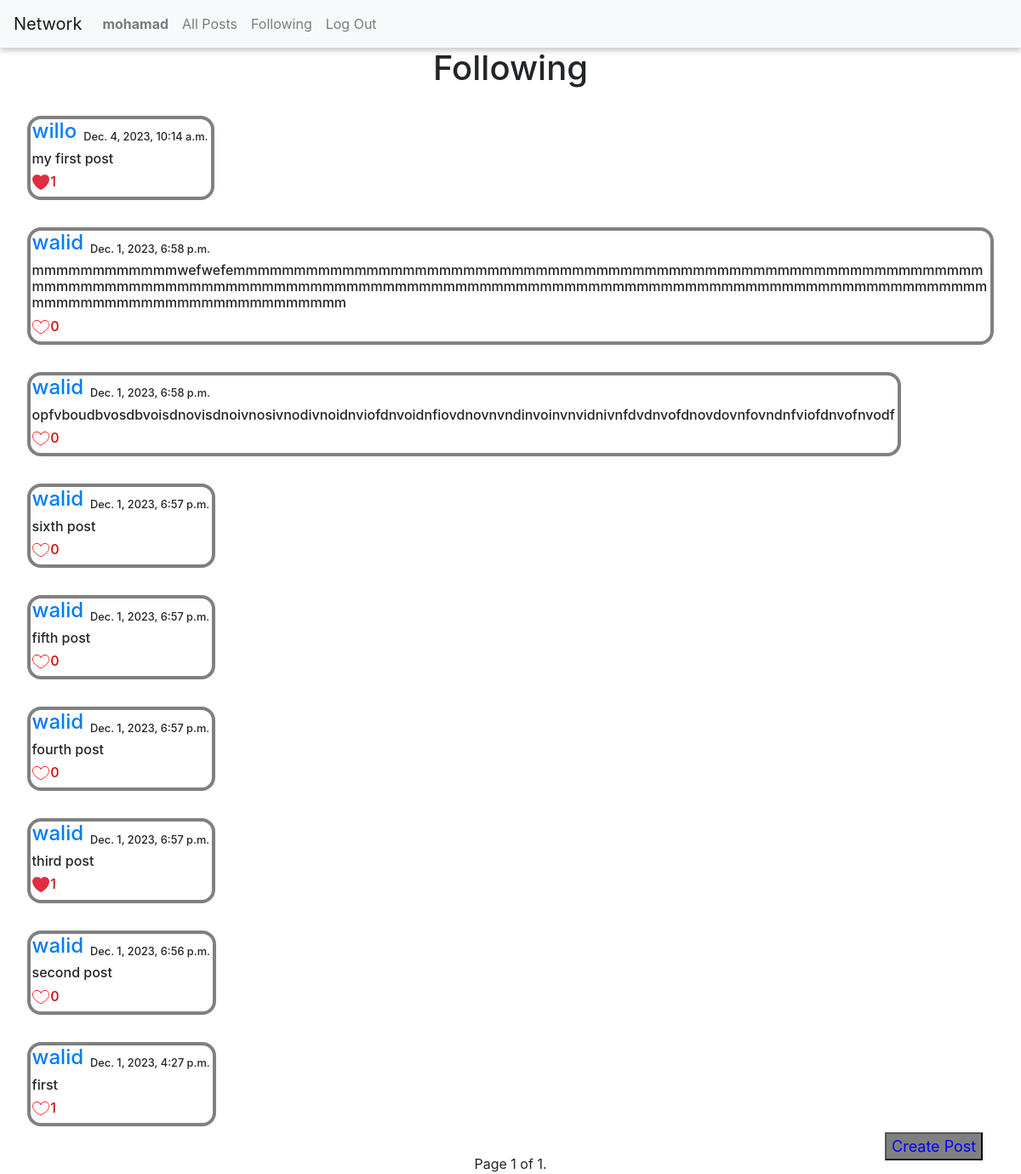
The page /following (signed in) on the database its author committed.
### network/models.py (models this page shows)
class User(AbstractUser):
    pass

class Posts(models.Model):
    creator = models.ForeignKey(User, on_delete=models.CASCADE)
    contents = models.CharField(max_length=300)
    date_created = models.DateTimeField(auto_now_add=True)
    likes_num = models.IntegerField(default=0)

### network/views.py (the view)
# urls.py: path("following", views.following, name="following"),
@login_required
def following(request):
    likes = Likes.objects.all()
    liked_posts = []
    try:
        for like in likes:
            if like.user.id == request.user.id:
                liked_posts.append(like.post.id)
    except:
        liked_posts = []
    user = request.user
    if user.is_authenticated:
        user_following = Followers.objects.filter(followers=user).all()
        all_followers = []
        follow_posts = []
        for followerr in user_following:
            followerr = User.objects.get(username=followerr.following)
            all_followers.append(followerr)
        for follower in all_followers:
            follow_post = Posts.objects.filter(creator=follower).all()
            for post in follow_post:
                follow_posts.append(post)
                print(follow_post)
        if follow_posts == []:
            return render(request, "network/following.html", )
        else:
            follow_posts.reverse()
            paginator = Paginator(follow_posts, 10
    )
            page_number = request.GET.get("page")
            page_obj = paginator.get_page(page_number)
            return render(request, "network/following.html", {
                "title": 'Following',
                "posts": follow_post,
                "page_obj": page_obj,
                "liked_posts": liked_posts
            })
    else:
        return HttpResponseRedirect(reverse("register"))

### network/templates/network/following.html
{% extends "network/index.html" %}

### network/templates/network/index.html (shortened to what this page needs)
{% extends "network/layout.html" %}
{% load static %}
{% block body %}
        {% if posts %}
        <h1 id="all_posts">{{title}}</h1>
        {% for post in page_obj %}
        <div id="post_content">
            <div id="creator_post">
                <h4 id="creator"><a href="{% url "profile" post.creator %}">{{ post.creator }}</a></h4>
                <h5 id="date">{{ post.date_created }}</h5></div>
            <div id="div{{post.id}}"><h6 id="post{{post.id}}">{{ post.contents }}</h6><textarea class="text" name="contents" id="text{{post.id}}"></textarea></div>
            <div id="creator_post">
            {% if post.id in liked_posts %}
            <img data-id={{post.id}} id="image{{post.id}}" class="image" src={% static "network/like.png" %} alt="liked">
            <h6 data-id={{post.id}} class="likes_num" id="likes{{post.id}}">{{ post.liked_post.count }}</h6>
            {% else %}
            <img data-id={{post.id}} id="image{{post.id}}" class="image" src={% static "network/unlike.png" %} alt="unlike">
            <h6 data-id={{post.id}} class="likes_num" id="likes{{post.id}}">{{post.liked_post.count}}</h6>{% endif %}
                <button class="save_btn" id="save_btn{{post.id}}" data-id={{post.id}} >Save</button></div>
            </div>
        </div>
        {% endfor %}
        <div class="pagination">
            <span class="step-links">
                <span class="current">
                    Page {{ page_obj.number }} of {{ page_obj.paginator.num_pages }}.
                </span>
            </span>
        </div>
        {% else %}
        <h1>No posts</h1>
        {% endif %}
    <div id="create_post"><button id="create_post_btn"><a id="create_post_btn" href="{% url 'create_post' %}">Create Post</a></button></div>
{% endblock %}

### network/templates/network/layout.html (shortened to what this page needs)
{% load static %}
<!DOCTYPE html>
<html lang="en">
    <head>
        <link rel="stylesheet" href="https://stackpath.bootstrapcdn.com/bootstrap/4.4.1/css/bootstrap.min.css">
        <link href="{% static 'network/styles.css' %}" rel="stylesheet">
    </head>
    <body>
        <nav id="navbar" class="navbar navbar-expand-lg navbar-light bg-light">
            <a class="navbar-brand" href="#">Network</a>
            <div>
              <ul class="navbar-nav mr-auto">
                {% if user.is_authenticated %}
                    <li class="nav-item">
                        <a class="nav-link" href="{% url "profile" user.username %}"><strong>{{ user.username }}</strong></a>
                    </li>
                {% endif %}
                <li class="nav-item">
                  <a class="nav-link" href="{% url 'index' %}">All Posts</a>
                </li>
                {% if user.is_authenticated %}
                    <li class="nav-item">
                        <a class="nav-link" href="{% url 'following' %}">Following</a>
                    </li>
                    <li class="nav-item">
                        <a class="nav-link" href="{% url 'logout' %}">Log Out</a>
                    </li>
                {% endif %}
              </ul>
            </div>
          </nav>
        <div class="body">
            {% block body %}
            {% endblock %}
    </body>
</html>

### network/static/network/styles.css (style rules this page uses)
#navbar { box-shadow: 0 4px 6px 0 rgba(0, 0, 0, 0.2); }
.image { width: 1.25rem; height: 1.25rem; }
#create_post { width: 9rem; font-size: large; right: 1rem; bottom: 1rem; position: fixed; }
#create_post_btn { background-color: grey; color: blue; }
#all_posts { display: flex; justify-content: center; }
#post_content { margin: 2rem; border: 0.3rem solid; border-radius: 1rem; border-color: grey; max-width: fit-content; white-space: normal; word-wrap: break-word; }
#creator_post { display: flex; margin-left: 0.1rem; }
#date { display: flex; flex-direction: column-reverse; font-size: 0.8rem; margin-left: 0.5rem; margin-right: 0.2rem; }
h6 { margin-left: 0.1rem; margin-right: 0.2rem; }
.likes_num { color: #c70e0e; }
#creator { color: #2f2ffb; }
.pagination { display: flex; justify-content: center; }

### rows shown on the page
User: username "mohamad"
Posts: creator "willo", date_created "Dec. 4, 2023, 10:14 a.m.", contents "my first post", liked_post.count "1"
Posts: creator "walid", date_created "Dec. 1, 2023, 6:58 p.m.", contents "mmmmmmmmmmmmwefwefemmmmmmmmmmmmmmmmmmmmmmmmmmmmmmmmmmmmmmmmmmmmmmmmmmmmmmmmmmmmmmmmmmmmmmmmmmmmmmmmmmmmmmmmmmmmmmmmmmmmmmmmmmmmmmmmmmmmmmmmmmmmmmmmmmmmmmmmmmmmmmmmmmmmmmmmmmmmmmmmmmmmmmm", liked_post.count "0"
Posts: creator "walid", date_created "Dec. 1, 2023, 6:58 p.m.", contents "opfvboudbvosdbvoisdnovisdnoivnosivnodivnoidnviofdnvoidnfiovdnovnvndinvoinvnvidnivnfdvdnvofdnovdovnfovndnfviofdnvofnvodf", liked_post.count "0"
Posts: creator "walid", date_created "Dec. 1, 2023, 6:57 p.m.", contents "sixth post", liked_post.count "0"
Posts: creator "walid", date_created "Dec. 1, 2023, 6:57 p.m.", contents "fifth post", liked_post.count "0"
Posts: creator "walid", date_created "Dec. 1, 2023, 6:57 p.m.", contents "fourth post", liked_post.count "0"
Posts: creator "walid", date_created "Dec. 1, 2023, 6:57 p.m.", contents "third post", liked_post.count "1"
Posts: creator "walid", date_created "Dec. 1, 2023, 6:56 p.m.", contents "second post", liked_post.count "0"
Posts: creator "walid", date_created "Dec. 1, 2023, 4:27 p.m.", contents "first", liked_post.count "1"

### other values the page prints
{{ title }} "Following"
{{ page_obj.number }} "1"
{{ page_obj.paginator.num_pages }} "1"
